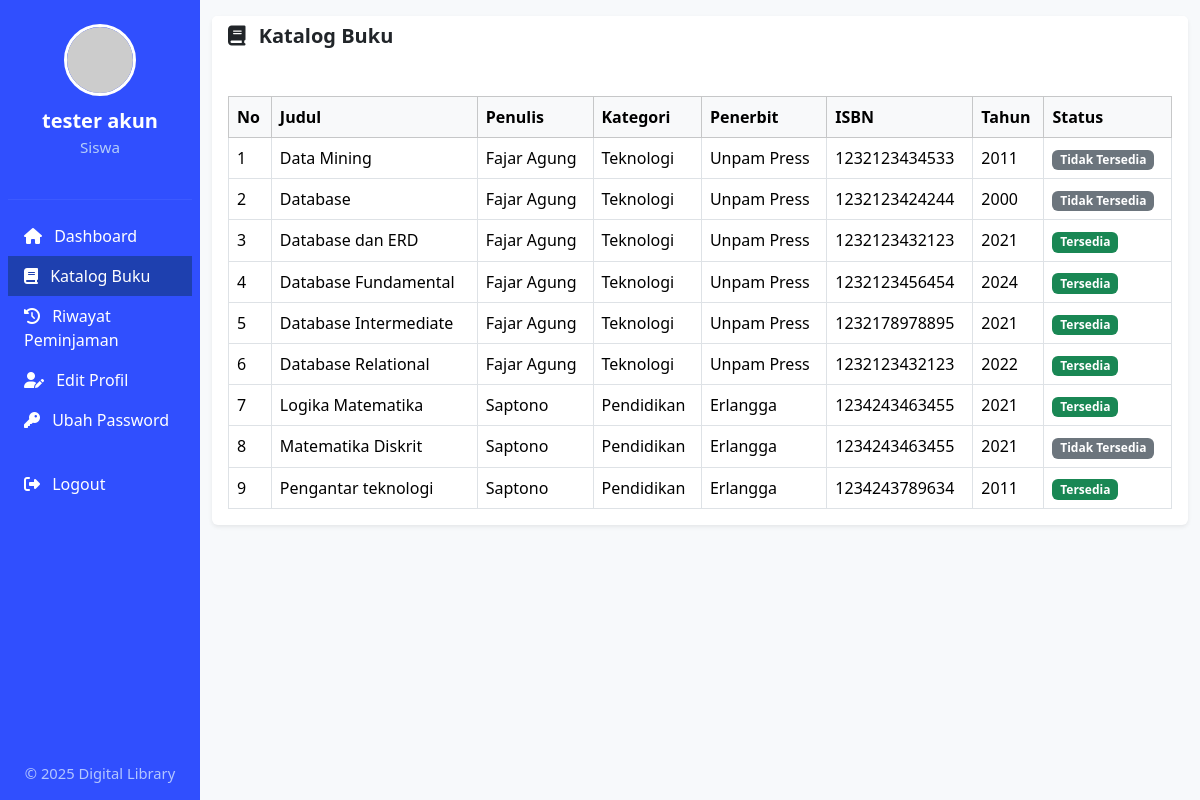
/views/user/dashboard.php?page=katalog (signed in), run on an earlier commit of the app's database.
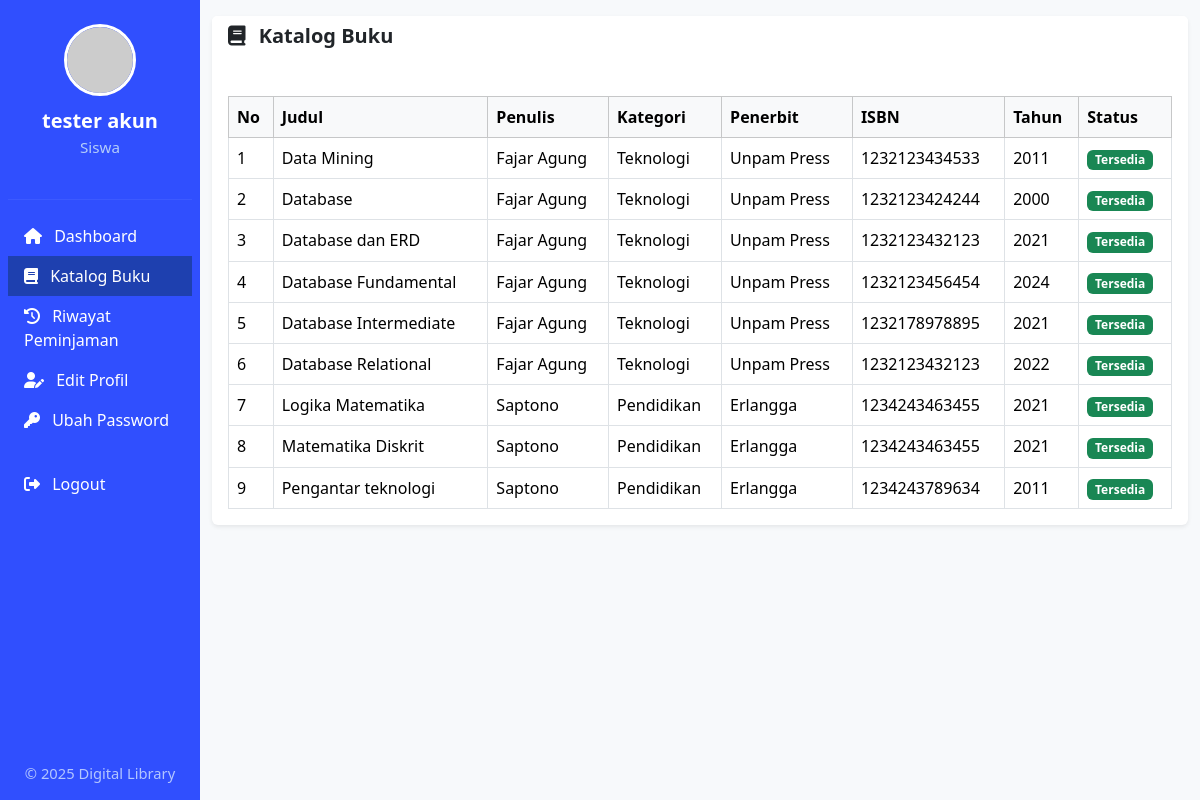
And on a later commit of the database.
### tables this page shows
CREATE TABLE `member` (
  `member_id` int(11) NOT NULL AUTO_INCREMENT,
  `firstname` varchar(100) NOT NULL,
  `lastname` varchar(100) NOT NULL,
  `username` varchar(100) DEFAULT NULL,
  `email` varchar(50) NOT NULL,
  `password` varchar(255) DEFAULT NULL,
  `gender` varchar(10) NOT NULL,
  `address` varchar(100) NOT NULL,
  `contact` varchar(100) NOT NULL,
  `type` varchar(100) NOT NULL,
  `status` int(11) NOT NULL DEFAULT 1,
  PRIMARY KEY (`member_id`) USING BTREE,
  UNIQUE KEY `email` (`email`) USING BTREE
);

CREATE TABLE `book` (
  `book_id` int(11) NOT NULL AUTO_INCREMENT,
  `book_title` varchar(100) NOT NULL,
  `category` varchar(100) NOT NULL,
  `author` varchar(50) NOT NULL,
  `book_copies` int(11) NOT NULL,
  `publisher_name` varchar(100) NOT NULL,
  `isbn` varchar(50) NOT NULL,
  `copyright_year` int(11) NOT NULL,
  `status` varchar(30) NOT NULL DEFAULT '1',
  PRIMARY KEY (`book_id`) USING BTREE
);

### views/user/katalog.php (the view)
<?php
$qBooks = mysqli_query($db, "SELECT * FROM book ORDER BY book_title ASC");
?>
<div class="card border-0 shadow-sm">
    <div class="card-header bg-white border-0">
        <h5 class="mb-0 fw-semibold"><i class="fas fa-book me-2"></i> Katalog Buku</h5>
    </div>
    <div class="card-body table-responsive">
        <table class="table align-middle table-hover table-bordered mb-0">
            <thead class="table-light">
            <tr>
                <th>No</th>
                <th>Judul</th>
                <th>Penulis</th>
                <th>Kategori</th>
                <th>Penerbit</th>
                <th>ISBN</th>
                <th>Tahun</th>
                <th>Status</th>
            </tr>
            </thead>
            <tbody>
            <?php $no=1; while($b = mysqli_fetch_assoc($qBooks)): ?>
                <tr>
                    <td><?= $no++ ?></td>
                    <td><?= htmlspecialchars($b['book_title']) ?></td>
                    <td><?= htmlspecialchars($b['author']) ?></td>
                    <td><?= htmlspecialchars($b['category']) ?></td>
                    <td><?= htmlspecialchars($b['publisher_name']) ?></td>
                    <td><?= htmlspecialchars($b['isbn']) ?></td>
                    <td><?= htmlspecialchars($b['copyright_year']) ?></td>
                    <td>
                        <?php if($b['status']=='1'): ?>
                            <span class="badge bg-success">Tersedia</span>
                        <?php else: ?>
                            <span class="badge bg-secondary">Tidak Tersedia</span>
                        <?php endif; ?>
                    </td>
                </tr>
            <?php endwhile; ?>
            </tbody>
        </table>
    </div>
</div>

### views/user/dashboard.php (shortened to what this page needs)
<?php
include_once "../../koneksi.php";
$member_id = $_SESSION['member_id'];
$qUser = mysqli_query($db, "SELECT * FROM member WHERE member_id='$member_id' LIMIT 1");
$user = mysqli_fetch_assoc($qUser);
$page = isset($_GET['page']) ? $_GET['page'] : 'home';
$allowed_pages = [
    'home'    => 'home.php',
    'profile' => 'profile.php',
    'katalog' => 'katalog.php',
    'riwayat' => 'riwayat.php',
    'password'=> 'password.php'
];
$page_file = isset($allowed_pages[$page]) ? $allowed_pages[$page] : 'home.php';
?>
<!DOCTYPE html>
<html lang="id">
<head>
    <link href="https://cdn.jsdelivr.net/npm/bootstrap@5.3.3/dist/css/bootstrap.min.css" rel="stylesheet">
    <link href="https://cdnjs.cloudflare.com/ajax/libs/font-awesome/6.5.2/css/all.min.css" rel="stylesheet">
</head>
<body>
<div class="container-fluid">
    <div class="row flex-nowrap">
        <div class="col-auto col-lg-3 col-xl-2 px-sm-2 px-0 sidebar d-flex flex-column justify-content-between">
            <div>
                <div class="d-flex flex-column align-items-center py-4">
                    <img src="https://ui-avatars.com/api/?name=<?= urlencode($user['firstname'].' '.$user['lastname']); ?>&background=304ffe&color=fff&rounded=true&size=72"
                         class="profile-img" alt="Profile">
                    <div class="user-name"><?= htmlspecialchars($user['firstname'] . ' ' . $user['lastname']) ?></div>
                    <div class="user-role">Siswa</div>
                </div>
                <hr style="border-top:1.5px solid #5f7cff;">
                <nav class="nav flex-column mb-3">
                    <a class="nav-link<?= ($page=='home'?' active':'') ?>" href="dashboard.php?page=home"><i class="fas fa-home me-2"></i> Dashboard</a>
                    <a class="nav-link<?= ($page=='katalog'?' active':'') ?>" href="dashboard.php?page=katalog"><i class="fas fa-book me-2"></i> Katalog Buku</a>
                    <a class="nav-link<?= ($page=='riwayat'?' active':'') ?>" href="dashboard.php?page=riwayat"><i class="fas fa-history me-2"></i> Riwayat Peminjaman</a>
                    <a class="nav-link<?= ($page=='profile'?' active':'') ?>" href="dashboard.php?page=profile"><i class="fas fa-user-edit me-2"></i> Edit Profil</a>
                    <a class="nav-link<?= ($page=='password'?' active':'') ?>" href="dashboard.php?page=password"><i class="fas fa-key me-2"></i> Ubah Password</a>
                    <a class="nav-link logout-btn mt-4" href="../../logout.php"><i class="fas fa-sign-out-alt me-2"></i> Logout</a>
                </nav>
            </div>
            <div class="d-none d-lg-block text-center pb-3" style="font-size:0.92rem; color:#b3c6ff;">
                &copy; <?= date('Y') ?> Digital Library
            </div>
        </div>
        <main class="col py-3">
            <?php include $page_file; ?>
        </main>
    </div>
</div>
</body>
</html>

### views/user/dashboard.php (style rules this page uses)
body { background: #f7f9fb; }
.sidebar { background: #304ffe; min-height: 100vh; color: #fff; }
.sidebar .nav-link, .sidebar .nav-link.active { color: #fff; font-weight: 500; }
.sidebar .nav-link:hover, .sidebar .nav-link.active { background: #1e40af; }
.profile-img { width: 72px; height: 72px; object-fit: cover; border-radius: 50%; border: 3px solid #fff; margin-bottom:10px; }
.user-name { font-size:1.25rem;font-weight:600; }
.user-role { font-size: 0.95rem; color: #b4cdfa; }
.table-responsive { margin-top: 1.5rem; }
.logout-btn { color:#fff; }
main.col { padding-bottom:40px; }

What changed in the data, as far as the page shows it:
changed book "Data Mining": status "Tidak Tersedia" → "Tersedia"
changed book "Database": status "Tidak Tersedia" → "Tersedia"
changed book "Matematika Diskrit": status "Tidak Tersedia" → "Tersedia"
